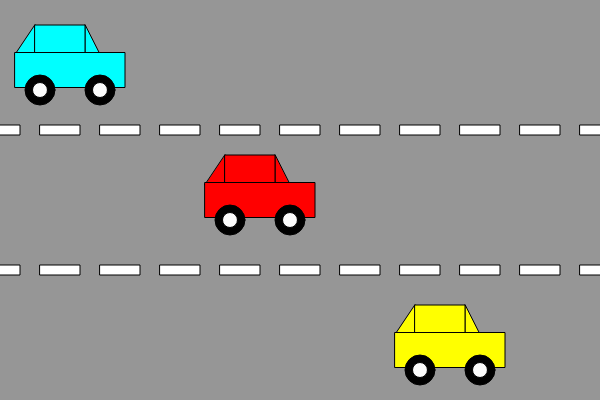
Frame 1 (no input)
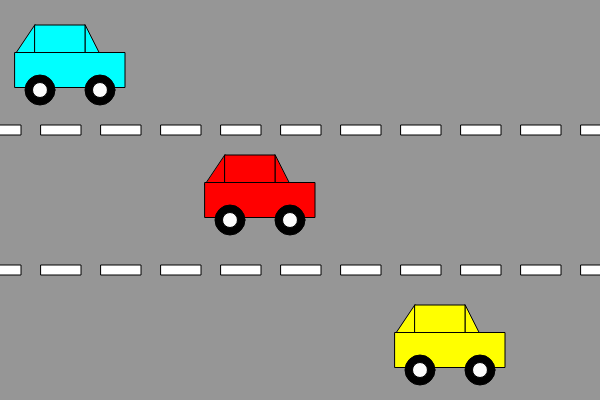
Frame 60 (no input)
Frame 120 (the mouse pressed at the canvas centre since frame 60): identical to frame 60, image omitted

The p5.js sketch that drew these frames (run headless with seeded random() and noise() and a simulated clock; from frame 60 on, the mouse is pressed at the canvas centre):

// p5.js sketch
// ── sketch.js
var a = 0;

function setup() {
    createCanvas(600, 400);

}

function draw() {
    background(150);
    road(a, 130);
    road(a, 270);
    car(260, 200, 255, 0, 0);
    car(70, 70, 0, 255, 255);
    car(450, 350, 255, 255, 0);

    a = a - 1; //road moving
}

function car(x, y, r, g, b) {

    // x: center of car in x direction
    // y: center of car in y direction
    // r: body color red value
    // g: body color green value
    // b: body color blue value
    //body

    rectMode(CENTER);
    fill(r, g, b); //set color for body
    triangle(x - 35, y - 45, x - 35, y - 15, x - 55, y - 15);
    triangle(x + 15, y - 45, x + 15, y - 15, x + 30, y - 15); //windshield

    rect(x - 10, y - 30, 50, 30); //upper body
    rect(x, y, 110, 35); //lower body

    //tires

    fill(0); //set black color for tires
    ellipse(x - 30, y + 20, 30, 30); //back tire
    ellipse(x + 30, y + 20, 30, 30); //front tire

    //rims

    fill(250); //set gray color for rims
    ellipse(x - 30, y + 20, 15, 15); //back rim
    ellipse(x + 30, y + 20, 15, 15); //front rim
}

function road(x, y) {

    // y: y coordinate of road

    fill(255);
    rectMode(CENTER);

    // draw road lines

    for (0; x <= width + 20; x += 60) {
        rect(x, y, 40, 10);
    }


}
